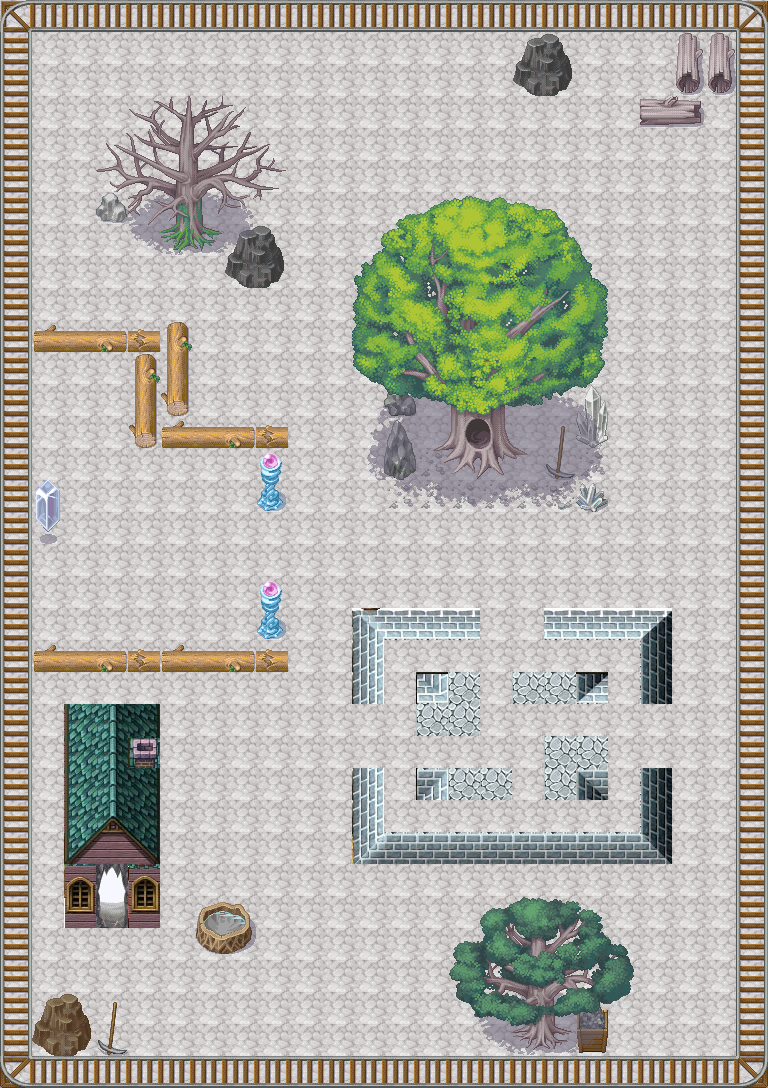

The image is a tile-based game level rendered from a .tmx file. Its description and source (layers, tilesets, objects; grid data summarised) follow:
An orthogonal 24x34 tile map with 32x32 px tiles, 4 tile layers (background, tile21, tile13, tiel04-edited), 3 tilesets and 66 objects.

<map version="1.0" orientation="orthogonal" width="24" height="34" tilewidth="32" tileheight="32">
 <tileset firstgid="1" name="tile21" tilewidth="32" tileheight="32">
  <image source="tile21.png" width="512" height="512" />
 </tileset>
 <tileset firstgid="257" name="tile13" tilewidth="32" tileheight="32">
  <image source="tile13.png" width="512" height="512" />
 </tileset>
 <tileset firstgid="513" name="tile04-edited" tilewidth="32" tileheight="32">
  <image source="tile04-edited.jpg" width="515" height="515" />
 </tileset>
 <layer name="background" width="24" height="34">
  <data>[816 cells, 816 non-empty, 1 distinct tile ids]</data>
 </layer>
 <layer name="tile21" width="24" height="34">
  <data>[816 cells, 465 non-empty, 37 distinct tile ids]</data>
 </layer>
 <layer name="tile13" width="24" height="34">
  <data>[816 cells, 168 non-empty, 151 distinct tile ids]</data>
 </layer>
 <layer name="tiel04-edited" width="24" height="34">
  <data>[816 cells, 59 non-empty, 28 distinct tile ids]</data>
 </layer>
 <objectgroup name="Walls" width="24" height="34">
  <object x="0" y="0" width="768" height="32" />
  <object x="0" y="32" width="32" height="1056" />
  <object x="736" y="32" width="32" height="1056" />
  <object x="32" y="1056" width="704" height="32" />
  <object x="512" y="32" width="64" height="64" />
  <object x="672" y="32" width="64" height="64" />
  <object x="640" y="96" width="64" height="32" />
  <object x="384" y="192" width="192" height="320" />
  <object x="576" y="256" width="32" height="256" />
  <object x="352" y="256" width="32" height="224" />
  <object x="32" y="320" width="160" height="32" />
  <object x="128" y="352" width="64" height="96" />
  <object x="192" y="416" width="96" height="32" />
  <object x="256" y="448" width="32" height="64" />
  <object x="256" y="576" width="32" height="64" />
  <object x="32" y="640" width="256" height="32" />
  <object x="32" y="480" width="32" height="64" />
  <object x="128" y="96" width="128" height="160" />
  <object x="256" y="128" width="32" height="64" />
  <object x="256" y="224" width="32" height="64" />
  <object x="224" y="256" width="32" height="32" />
  <object x="256" y="192" width="32" height="32" />
  <object x="96" y="128" width="32" height="96" />
  <object x="192" y="896" width="64" height="64" />
  <object x="480" y="896" width="128" height="160" />
  <object x="608" y="928" width="32" height="64" />
  <object x="448" y="928" width="32" height="96" />
  <object x="32" y="992" width="96" height="64" />
  <object x="64" y="704" width="96" height="224" />
  <object x="352" y="608" width="128" height="32" />
  <object x="544" y="608" width="128" height="32" />
  <object x="640" y="640" width="32" height="64" />
  <object x="416" y="672" width="64" height="64" />
  <object x="544" y="736" width="64" height="64" />
  <object x="512" y="672" width="96" height="32" />
  <object x="416" y="768" width="96" height="32" />
  <object x="352" y="768" width="32" height="96" />
  <object x="384" y="832" width="288" height="32" />
  <object x="640" y="768" width="32" height="64" />
  <object x="352" y="640" width="32" height="64" />
 </objectgroup>
 <objectgroup name="StartPoints" width="24" height="34">
  <object x="32" y="32" width="32" height="32" />
 </objectgroup>
 <objectgroup name="Points" width="24" height="34">
  <object x="480" y="736" width="32" height="32">
   <properties>
    <property name="points" value="30" />
   </properties>
  </object>
  <object x="512" y="704" width="32" height="32">
   <properties>
    <property name="points" value="30" />
   </properties>
  </object>
  <object x="384" y="640" width="32" height="32">
   <properties>
    <property name="points" value="20" />
   </properties>
  </object>
  <object x="384" y="800" width="32" height="32">
   <properties>
    <property name="points" value="20" />
   </properties>
  </object>
  <object x="608" y="800" width="32" height="32">
   <properties>
    <property name="points" value="20" />
   </properties>
  </object>
  <object x="608" y="640" width="32" height="32">
   <properties>
    <property name="points" value="20" />
   </properties>
  </object>
  <object x="704" y="96" width="32" height="32">
   <properties>
    <property name="points" value="50" />
    <property name="removebody" value="0" />
    <property name="speed" value="increment" />
   </properties>
  </object>
  <object x="640" y="64" width="32" height="32">
   <properties>
    <property name="points" value="10" />
   </properties>
  </object>
  <object x="576" y="32" width="32" height="32">
   <properties>
    <property name="points" value="10" />
    <property name="speed" value="increase" />
   </properties>
  </object>
  <object x="64" y="384" width="32" height="32">
   <properties>
    <property name="points" value="10" />
   </properties>
  </object>
  <object x="32" y="544" width="32" height="32">
   <properties>
    <property name="points" value="10" />
   </properties>
  </object>
  <object x="224" y="608" width="32" height="32">
   <properties>
    <property name="points" value="10" />
   </properties>
  </object>
  <object x="608" y="1024" width="32" height="32">
   <properties>
    <property name="points" value="10" />
    <property name="speed" value="increment" />
   </properties>
  </object>
  <object x="640" y="224" width="32" height="32">
   <properties>
    <property name="points" value="10" />
    <property name="speed" value="increase" />
   </properties>
  </object>
  <object x="672" y="320" width="32" height="32">
   <properties>
    <property name="points" value="10" />
   </properties>
  </object>
  <object x="640" y="416" width="32" height="32">
   <properties>
    <property name="points" value="10" />
   </properties>
  </object>
  <object x="672" y="512" width="32" height="32">
   <properties>
    <property name="points" value="10" />
   </properties>
  </object>
  <object x="672" y="960" width="32" height="32">
   <properties>
    <property name="points" value="10" />
    <property name="speed" value="increment" />
   </properties>
  </object>
  <object x="224" y="768" width="32" height="32">
   <properties>
    <property name="points" value="10" />
   </properties>
  </object>
  <object x="32" y="672" width="32" height="32">
   <properties>
    <property name="points" value="10" />
    <property name="speed" value="increase" />
   </properties>
  </object>
  <object x="160" y="896" width="32" height="32">
   <properties>
    <property name="points" value="10" />
   </properties>
  </object>
  <object x="224" y="992" width="32" height="32">
   <properties>
    <property name="points" value="10" />
   </properties>
  </object>
  <object x="320" y="928" width="32" height="32">
   <properties>
    <property name="points" value="10" />
   </properties>
  </object>
  <object x="128" y="512" width="32" height="32">
   <properties>
    <property name="points" value="10" />
    <property name="speed" value="increment" />
   </properties>
  </object>
  <object x="32" y="608" width="32" height="32">
   <properties>
    <property name="points" value="10" />
   </properties>
  </object>
 </objectgroup>
</map>
